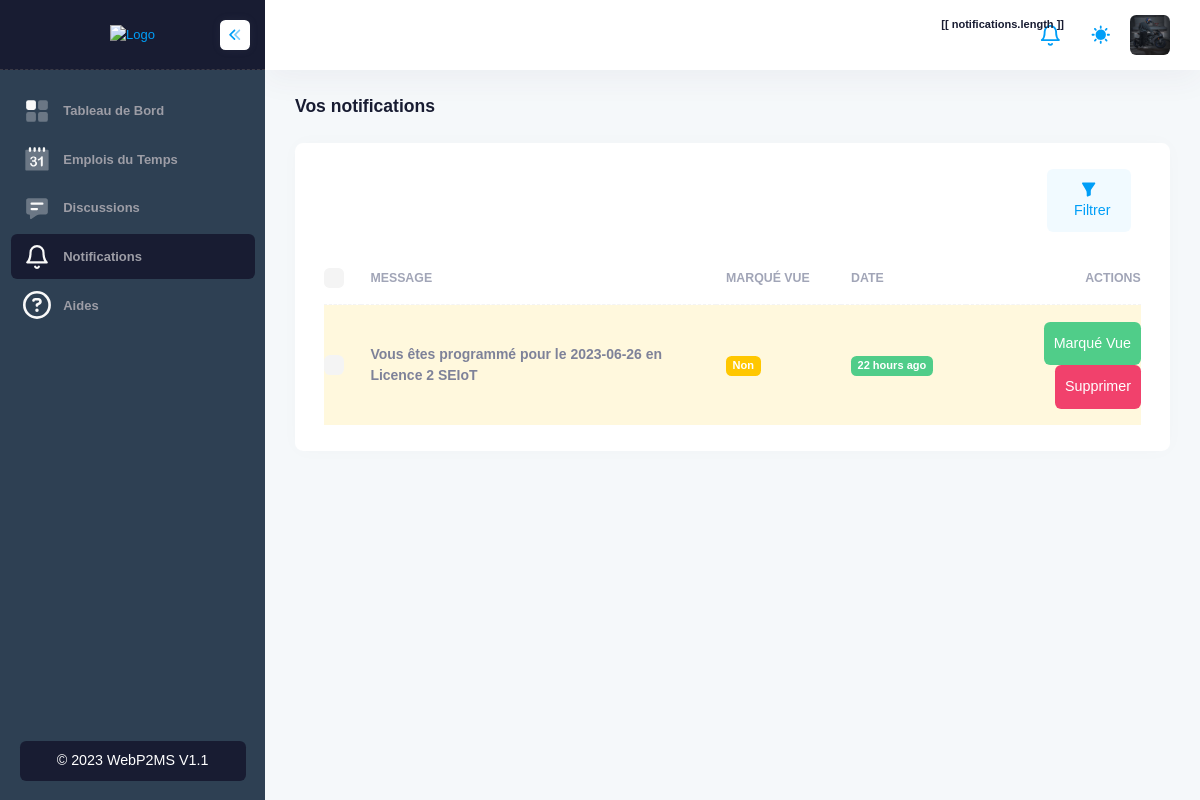
The app's page /vous/vos-notifications (signed in), older data.
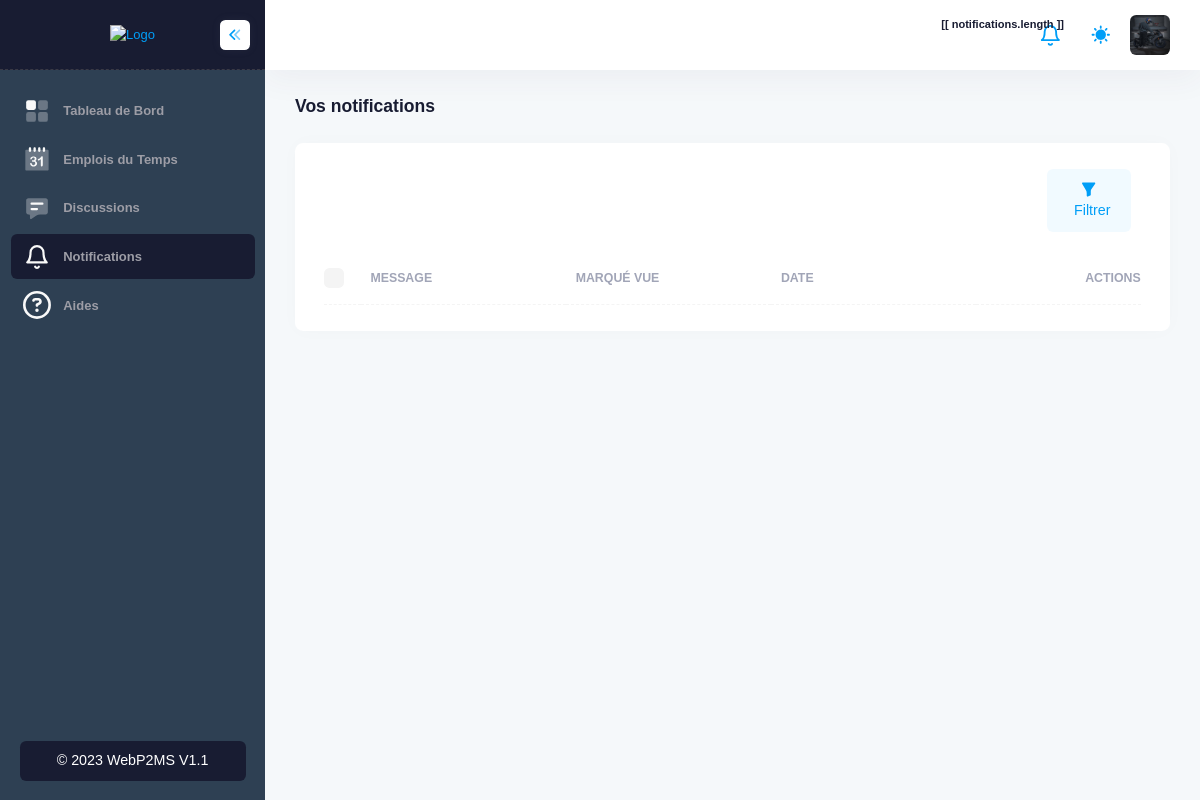
The same page, newer data.
### App/models.py (models this page shows, shortened)
class Notification(models.Model):
    user = models.ForeignKey(
        MyUser, on_delete=models.CASCADE, related_name='notifications')
    message = models.CharField(max_length=255)
    elt = models.IntegerField()
    category = models.CharField(max_length=50, default="shedule")
    is_opened = models.BooleanField(default=False, blank=True)
    created_at = models.DateTimeField(auto_now_add=True)
    class Meta:
        ordering = ['-created_at']

### App/views.py (the view)
# urls.py: path('vous/vos-notifications', views.notifications, name='notifications'),
@login_required
def notifications(request):
    context = {
        'notifications': request.user.notifications.all()
    }
    return render(request, 'app/notifications.html', context)

### template/app/notifications.html (shortened to what the changed rows need)
{% extends 'base/base.html' %}
{% load humanize %}
{% block 'main' %}
<div class="d-flex flex-column flex-column-fluid">
    <div id="kt_app_toolbar" class="app-toolbar py-4 py-lg-8">
        <div id="kt_app_toolbar_container" class="app-container container-xxl d-flex flex-stack">
            <div class="page-title d-flex flex-column justify-content-center flex-wrap me-3">
                <h1 class="page-heading d-flex text-dark fw-bold fs-3 flex-column justify-content-center my-0">
                    Vos notifications
                </h1>
            </div>
        </div>
    </div>
    <div id="kt_app_content" class="app-content flex-column-fluid">
        <div id="kt_app_content_container" class="app-container container-xxl">
            <div class="card">
                <div class="card-body py-4">
                    <table class="table align-middle table-row-dashed fs-6 gy-5" id="kt_table_users" data-desc="notifications">
                        <thead>
                            <tr class="text-start text-muted fw-bold fs-7 text-uppercase gs-0">
                                <th class="w-10px pe-2">
                                    <div class="form-check form-check-sm form-check-custom form-check-solid me-3">
                                        <input class="form-check-input form-check-action" type="checkbox" data-kt-check="true"
                                            data-kt-check-target="#kt_table_users .form-check-action" value="1" />
                                    </div>
                                </th>
                                <th class="min-w-125px">Message</th>
                                <th class="min-w-125px">Marqué Vue</th>
                                <th class="min-w-125px">Date</th>
                                <th class="text-end min-w-100px">Actions</th>
                            </tr>
                        </thead>
                        <tbody class="text-gray-600 fw-semibold">
                            {% for n in notifications %}
                            <tr class="{% if not n.is_opened %} bg-light-warning {% endif %}" data-user-id="{{ n.id }}"
                                data-route="{% url 'ajax.user.delete' %}" data-model="notifications"
                                data-name="{{ n.message }}">
                                <td>
                                    <div class="form-check form-check-sm form-check-custom form-check-solid">
                                        <input class="form-check-input form-check-action" type="checkbox" value="1" />
                                    </div>
                                </td>
                                <td class="align-items-center">
                                    <div class="fw-bold">
                                        {{ n.message }}
                                    </div>
                                </td>
                                <td class="align-items-center">
                                    <div class="badge badge-warning fw-bold">
                                        {% if n.is_opened %} Oui {% else %} Non {% endif %}
                                    </div>
                                </td>
                                <td class="align-items-center">
                                    <div class="badge badge-success fw-bold">
                                        {{ n.created_at|naturaltime }}
                                    </div>
                                </td>
                                <td class="text-end">
                                    <a href="{% url 'notifications.mark' n.id %}" class="btn btn-success px-3">Marqué
                                        Vue</a>
                                    <a href="#" class="btn btn-danger px-3"
                                        data-kt-users-table-filter="delete_row">Supprimer</a>
                                </td>
                            </tr>
                            {% endfor %}
                        </tbody>
                    </table>
                </div>
            </div>
        </div>
    </div>
</div>
{% endblock %}

Row changes from the older to the newer data that the page shows:
removed Notification: message "Vous êtes programmé pour le 2023-06-26 en Licence 2 SEIoT", is_opened "Non", created_at "22 hours ago"
